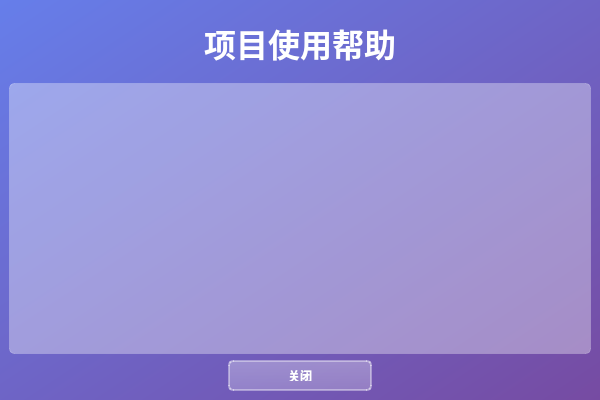
<?xml version="1.0" encoding="UTF-8"?>
<ui version="4.0">
 <class>MainWindow</class>
 <widget class="QMainWindow" name="MainWindow">
  <property name="geometry">
   <rect>
    <x>0</x>
    <y>0</y>
    <width>600</width>
    <height>400</height>
   </rect>
  </property>
  <property name="minimumSize">
   <size>
    <width>600</width>
    <height>400</height>
   </size>
  </property>
  <property name="maximumSize">
   <size>
    <width>800</width>
    <height>600</height>
   </size>
  </property>
  <property name="windowTitle">
   <string>MainWindow</string>
  </property>
    <property name="styleSheet">
   <string>QWidget#MainWindow {
    background: qlineargradient(x1:0, y1:0, x2:1, y2:1, stop:0 #667eea, stop:1 #764ba2);
    border-radius: 8px;
}
QWidget#centralwidget {
    background: transparent;
    border-radius: 8px;
}

QLabel {
    color: white;
}

QLabel#lblProjectHelp {
    color: white;
    font-weight: bold;
    margin:10px;
}

QTextBrowser {
    background: rgba(255, 255, 255, 90);
    border: 1px solid rgba(255, 255, 255, 50);
    border-radius: 5px;
    padding: 15px;
    color: #333;
    font-size: 14px;
    selection-background-color: rgba(79, 172, 254, 100);
    vertical-scroll-bar-policy: always;
}

QTextBrowser:focus {
    border: 2px solid rgba(255, 255, 255, 150);
    background: rgba(255, 255, 255, 95);
}

QPushButton {
    background: qlineargradient(x1:0, y1:0, x2:0, y2:1, stop:0 rgba(255, 255, 255, 80), stop:1 rgba(255, 255, 255, 60));
    border: 2px solid rgba(255, 255, 255, 100);
    border-radius: 5px;
    color: white;
    font-size: 12px;

    font-weight: bold;
    padding: 8px 20px;
    min-width: 100px;
}

QPushButton:hover {
    background: qlineargradient(x1:0, y1:0, x2:0, y2:1, stop:0 rgba(255, 255, 255, 100), stop:1 rgba(255, 255, 255, 80));
    border: 2px solid rgba(255, 255, 255, 150);
}

QPushButton:pressed {
    background: qlineargradient(x1:0, y1:0, x2:0, y2:1, stop:0 rgba(255, 255, 255, 60), stop:1 rgba(255, 255, 255, 40));
}</string>
  </property>
  <widget class="QWidget" name="centralwidget">
   <layout class="QVBoxLayout" name="verticalLayout">
    <item>
     <widget class="QLabel" name="lblProjectHelp">
      <property name="font">
       <font>
        <family>Arial Black</family>
        <pointsize>24</pointsize>
        <weight>75</weight>
        <bold>true</bold>
       </font>
      </property>
      <property name="text">
       <string>项目使用帮助</string>
      </property>
      <property name="textFormat">
       <enum>Qt::AutoText</enum>
      </property>
      <property name="alignment">
       <set>Qt::AlignCenter</set>
      </property>
     </widget>
    </item>
    <item>
     <widget class="QTextBrowser" name="textBrowser"/>
    </item>
    <item>
     <layout class="QHBoxLayout" name="horizontalLayout">
      <item>
       <spacer name="horizontalSpacer">
        <property name="orientation">
         <enum>Qt::Horizontal</enum>
        </property>
        <property name="sizeHint" stdset="0">
         <size>
          <width>40</width>
          <height>20</height>
         </size>
        </property>
       </spacer>
      </item>
      <item>
       <widget class="QPushButton" name="btnClose">
        <property name="minimumSize">
         <size>
          <width>0</width>
          <height>31</height>
         </size>
        </property>
        <property name="maximumSize">
         <size>
          <width>16777215</width>
          <height>31</height>
         </size>
        </property>
        <property name="font">
         <font>
          <family>Arial</family>
          <pointsize>16</pointsize>
         </font>
        </property>
        <property name="text">
         <string>关闭</string>
        </property>
       </widget>
      </item>
      <item>
       <spacer name="horizontalSpacer_2">
        <property name="orientation">
         <enum>Qt::Horizontal</enum>
        </property>
        <property name="sizeHint" stdset="0">
         <size>
          <width>40</width>
          <height>20</height>
         </size>
        </property>
       </spacer>
      </item>
     </layout>
    </item>
   </layout>
  </widget>
 </widget>
 <resources/>
 <connections/>
</ui>
